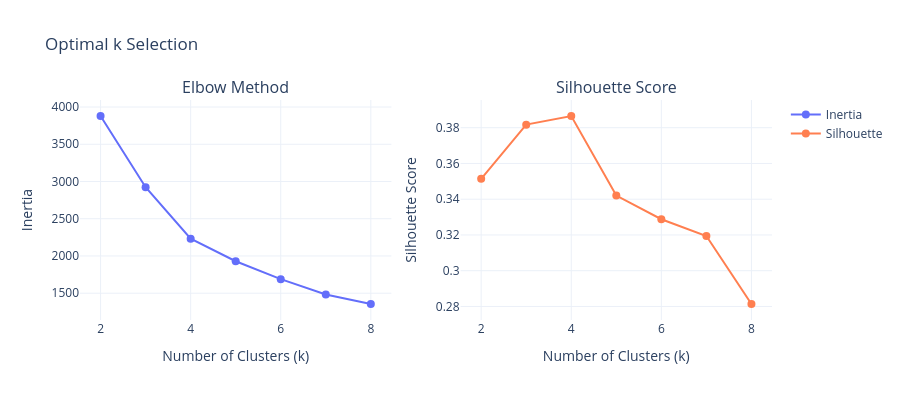
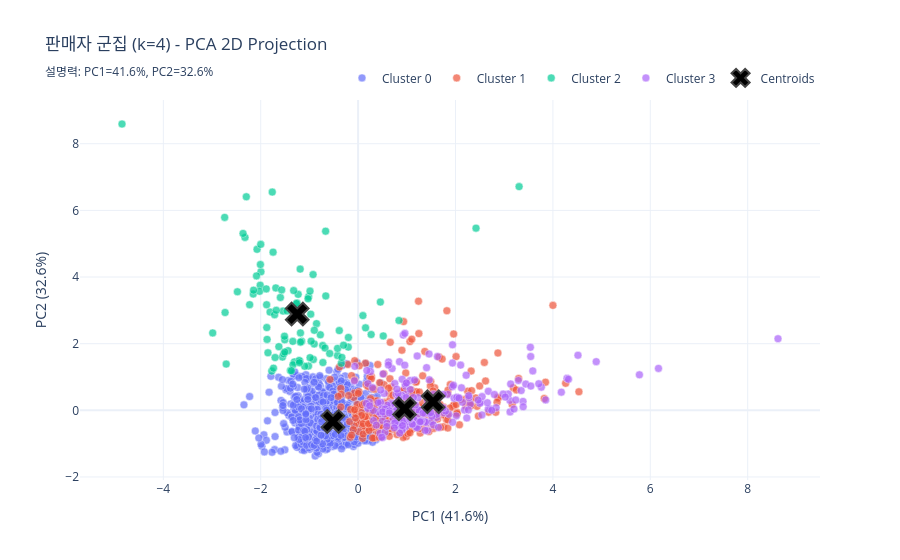
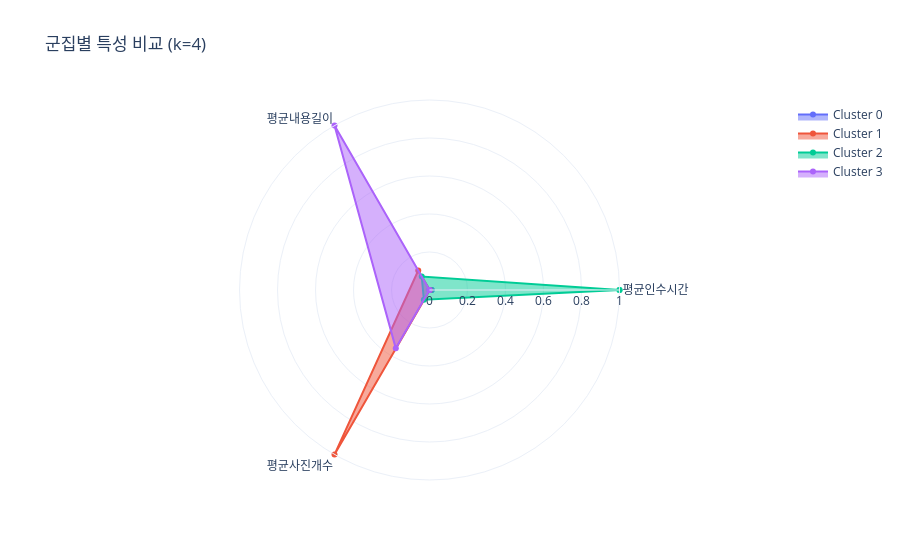

Notebook code cell kept with these figures, in order:
### Code cell
colors = [
    "#E6194B",  # Strong Red
    "#F58231",  # Orange
    "#FFE119",  # Vivid Yellow
    "#3CB44B",  # Bright Green
    "#4363D8",  # Royal Blue
    "#911EB4",  # Purple
    "#A52A2A",  # Brown
    "#000000",  # Black
    "#FFFFFF",  # White
    "#46F0F0"   # Cyan / Aqua
]
optimal_k = 4
use_colors = colors[:optimal_k]
scaler, kmeans_models, clustered_seller, effect = clustering_all_process(data, features, target, use_colors, optimal_k)

### Figure 1 — Plotly figure (JSON) as saved in the notebook; plotly's stock layout.template omitted (floating-point values rounded to 4 significant figures)
{"data": [{"marker": {"size": 8}, "mode": "lines+markers", "name": "Inertia", "type": "scatter", "x": [2, 3, 4, 5, 6, 7, 8], "xaxis": "x", "y": [3879.0, 2923.0, 2232.0, 1929.0, 1689.0, 1483.0, 1355.0], "yaxis": "y"}, {"marker": {"color": "coral", "size": 8}, "mode": "lines+markers", "name": "Silhouette", "type": "scatter", "x": [2, 3, 4, 5, 6, 7, 8], "xaxis": "x2", "y": [0.3514, 0.3817, 0.3865, 0.342, 0.3288, 0.3194, 0.2814], "yaxis": "y2"}], "layout": {"annotations": [{"font": {"size": 16}, "showarrow": false, "text": "Elbow Method", "x": 0.225, "xanchor": "center", "xref": "paper", "y": 1, "yanchor": "bottom", "yref": "paper"}, {"font": {"size": 16}, "showarrow": false, "text": "Silhouette Score", "x": 0.775, "xanchor": "center", "xref": "paper", "y": 1, "yanchor": "bottom", "yref": "paper"}], "height": 400, "title": {"text": "Optimal k Selection"}, "xaxis": {"anchor": "y", "domain": [0, 0.45], "title": {"text": "Number of Clusters (k)"}}, "xaxis2": {"anchor": "y2", "domain": [0.55, 1], "title": {"text": "Number of Clusters (k)"}}, "yaxis": {"anchor": "x", "domain": [0, 1], "title": {"text": "Inertia"}}, "yaxis2": {"anchor": "x2", "domain": [0, 1], "title": {"text": "Silhouette Score"}}}}

### Figure 2 — Plotly figure (JSON) as saved in the notebook; plotly's stock layout.template omitted (floating-point values rounded to 4 significant figures; data arrays with more than 128 entries replaced by an {"elided": "..."} marker saying what was removed)
{"data": [{"hovertemplate": "PC1: %{x:.2f}<br>PC2: %{y:.2f}<br>평점: %{text}<extra></extra>", "marker": {"line": {"color": "white", "width": 0.5}, "opacity": 0.7, "size": 8}, "mode": "markers", "name": "Cluster 0", "text": {"elided": "1061 float values"}, "type": "scatter", "x": {"elided": "1061 float values"}, "y": {"elided": "1061 float values"}}, {"hovertemplate": "PC1: %{x:.2f}<br>PC2: %{y:.2f}<br>평점: %{text}<extra></extra>", "marker": {"line": {"color": "white", "width": 0.5}, "opacity": 0.7, "size": 8}, "mode": "markers", "name": "Cluster 1", "text": {"elided": "362 float values"}, "type": "scatter", "x": {"elided": "362 float values"}, "y": {"elided": "362 float values"}}, {"hovertemplate": "PC1: %{x:.2f}<br>PC2: %{y:.2f}<br>평점: %{text}<extra></extra>", "marker": {"line": {"color": "white", "width": 0.5}, "opacity": 0.7, "size": 8}, "mode": "markers", "name": "Cluster 2", "text": [2.71, 3.4, 4.34, 3.88, 4.05, 4.27, 4.0, 3.71, 2.8, 1.4, 3.14, 4.24, 3.86, 4.2, 3.8, 4.57, 4.0, 3.83, 3.06, 1.83, 2.75, 3.2, 2.97, 4.43, 4.15, 3.83, 3.54, 3.5, 1.8, 3.89, 4.03, 3.0, 4.15, 4.15, 3.2, 3.49, 4.38, 3.39, 4.0, 4.15, 3.46, 4.42, 3.57, 4.07, 3.27, 3.34, 4.21, 4.4, 3.86, 3.33, 4.08, 2.5, 4.1, 4.09, 4.56, 3.56, 2.08, 4.42, 4.25, 4.75, 4.56, 2.98, 3.67, 3.56, 4.09, 4.0, 3.33, 3.56, 3.15, 1.93, 4.18, 3.11, 4.67, 4.0, 3.42, 3.62, 3.27, 3.4, 4.52, 3.82, 2.5, 3.5, 3.41, 3.78, 3.42, 3.9, 3.92, 3.93, 3.67, 4.33, 3.17, 2.89, 4.39, 4.0, 4.0, 3.58, 4.0, 3.2], "type": "scatter", "x": [-1.87, 0.4566, -2.154, 0.516, -0.2022, -1.39, 0.09822, -1.253, -1.017, -0.9881, -1.879, -1.018, -0.3455, -1.231, -1.773, -2.986, -1.31, -1.69, -2.076, 0.8399, -1.996, -0.7761, -2.323, -1.542, -0.7275, -4.849, -1.628, -1.596, 2.421, -1.184, -1.763, -1.439, -1.097, -2.479, -2.741, -2.006, -0.9735, 0.2674, -1.554, -0.6805, -1.324, -0.9021, -2.0, -1.341, -0.8539, -1.255, -0.4234, -1.19, 0.1525, -1.706, -1.506, -1.746, -2.011, -1.161, -1.852, -0.9249, -1.808, -0.3866, -1.266, -1.184, -1.46, -1.195, -0.4226, -1.147, -1.338, -0.9649, -1.715, -2.023, -1.57, 3.306, -1.682, -2.147, -1.529, -0.6673, -1.212, -2.086, -0.2999, -1.506, -0.919, -1.886, -2.363, -2.228, -1.028, -0.9865, -0.5839, -0.7232, -1.738, -1.37, -0.3338, -2.732, -1.876, -0.8999, -0.6641, -2.709, -1.513, -0.1993, -1.205, -2.296], "y": [2.129, 3.249, 3.49, 2.232, 1.897, 1.192, 2.843, 3.05, 3.411, 3.577, 3.168, 1.331, 1.413, 3.48, 1.177, 2.322, 1.453, 3.672, 4.832, 2.695, 4.157, 2.267, 5.188, 2.978, 1.944, 8.592, 1.911, 3.387, 5.467, 2.323, 6.55, 1.79, 1.322, 3.558, 5.79, 4.374, 2.886, 2.274, 1.597, 1.871, 3.594, 1.992, 4.98, 2.069, 2.601, 3.22, 1.645, 4.237, 2.474, 1.585, 2.115, 4.747, 3.754, 2.074, 1.727, 4.075, 2.948, 2.393, 3.204, 2.046, 2.984, 1.471, 1.858, 2.764, 1.367, 2.075, 2.869, 3.571, 3.614, 6.713, 3.002, 3.606, 1.696, 5.376, 1.493, 4.033, 1.954, 1.749, 1.526, 3.644, 5.308, 3.171, 3.346, 1.58, 1.705, 1.434, 1.266, 1.188, 1.588, 2.935, 2.483, 2.402, 3.432, 1.389, 2.224, 2.187, 1.429, 6.408]}, {"hovertemplate": "PC1: %{x:.2f}<br>PC2: %{y:.2f}<br>평점: %{text}<extra></extra>", "marker": {"line": {"color": "white", "width": 0.5}, "opacity": 0.7, "size": 8}, "mode": "markers", "name": "Cluster 3", "text": {"elided": "212 float values"}, "type": "scatter", "x": {"elided": "212 float values"}, "y": {"elided": "212 float values"}}, {"marker": {"color": "black", "line": {"width": 2}, "size": 20, "symbol": "x"}, "mode": "markers", "name": "Centroids", "type": "scatter", "x": [-0.5168, 0.9519, -1.25, 1.539], "y": [-0.3346, 0.047, 2.889, 0.2586]}], "layout": {"legend": {"orientation": "h", "x": 1, "xanchor": "right", "y": 1.02, "yanchor": "bottom"}, "title": {"text": "판매자 군집 (k=4) - PCA 2D Projection<br><sub>설명력: PC1=41.6%, PC2=32.6%</sub>"}, "xaxis": {"title": {"text": "PC1 (41.6%)"}}, "yaxis": {"title": {"text": "PC2 (32.6%)"}}}}

### Figure 3 — Plotly figure (JSON) as saved in the notebook; plotly's stock layout.template omitted (floating-point values rounded to 4 significant figures)
{"data": [{"fill": "toself", "name": "Cluster 0", "r": [0.01138, 0, 0, 0.01138], "theta": ["평균인수시간", "평균내용길이", "평균사진개수", "평균인수시간"], "type": "scatterpolar"}, {"fill": "toself", "name": "Cluster 1", "r": [0.001674, 0.1185, 1.0, 0.001674], "theta": ["평균인수시간", "평균내용길이", "평균사진개수", "평균인수시간"], "type": "scatterpolar"}, {"fill": "toself", "name": "Cluster 2", "r": [1, 0.08171, 0.05939, 1], "theta": ["평균인수시간", "평균내용길이", "평균사진개수", "평균인수시간"], "type": "scatterpolar"}, {"fill": "toself", "name": "Cluster 3", "r": [0, 1, 0.3547, 0], "theta": ["평균인수시간", "평균내용길이", "평균사진개수", "평균인수시간"], "type": "scatterpolar"}], "layout": {"polar": {"radialaxis": {"range": [0, 1], "visible": true}}, "title": {"text": "군집별 특성 비교 (k=4)"}}}
